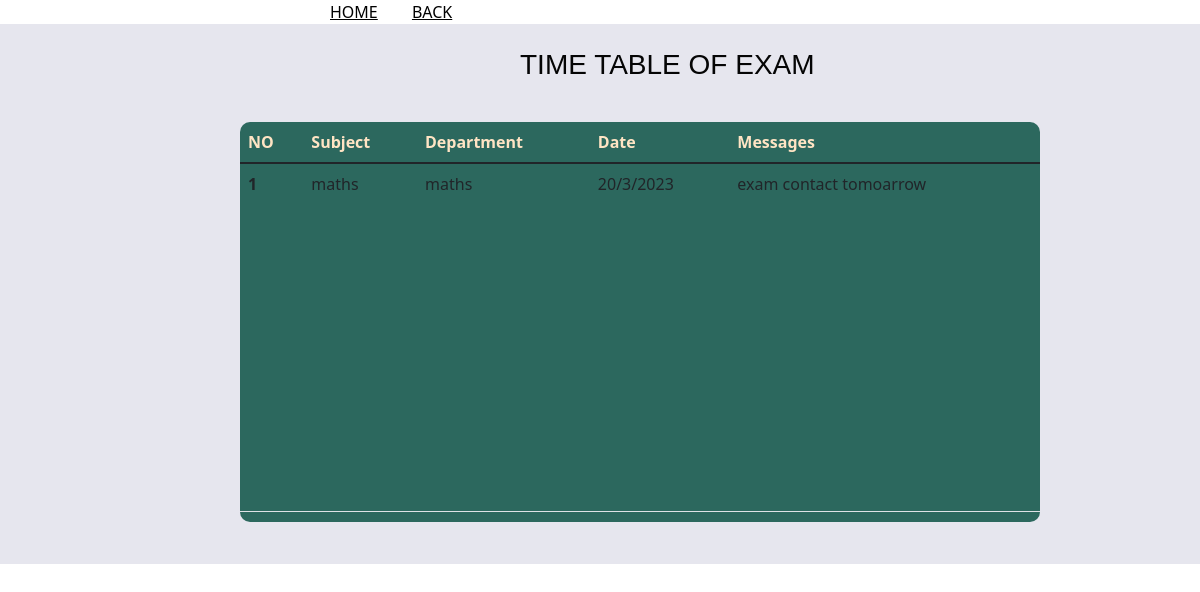
Page /stdnotification on the committed database.
### stdapplications/models.py (models this page shows)
class viewexamlist(models.Model):
    user=models.ForeignKey(User,on_delete=models.CASCADE)
    subject=models.CharField(max_length=250)
    department=models.CharField(max_length=250)
    date=models.CharField(max_length=250)
    messages=models.CharField(max_length=250)
    status=models.CharField(max_length=250)
    def __str__(self):
        return self.subject

### stdapplications/views.py (the view)
# urls.py: path('stdnotification',views.stdnotification,name='stdnotification'),
def stdnotification(request):
    exl=viewexamlist.objects.all()
    print(exl)
    for i in exl:
        print(i)
    return render(request,'viewexamstudent.html',{'data':exl})

### stdapplications/templates/viewexamstudent.html (shortened to what this page needs)
<!DOCTYPE html>
<html lang="en">
<head>
    <link href="https://cdn.jsdelivr.net/npm/bootstrap@5.1.3/dist/css/bootstrap.min.css" rel="stylesheet">
</head>
<body>
    <a href="{% url 'school' %}" style="margin-left: 300px;margin-top: 40px; padding: 30px; color: black;">HOME</a>
    <a href="{% url 'studentt' %}" style="color:black;">BACK</a>
    <div class="aa" style="height: 540px;width: 100%;background-color:rgb(230, 230, 238);"><br>
      <h3 style="align-items: center;margin-left: 520PX;color: rgb(5, 5, 5); font-family: 'Franklin Gothic Medium', 'Arial Narrow', Arial, sans-serif;">TIME TABLE OF EXAM</h3>
      <div class="bb" style="height: 400px;width: 800px;margin-top: 40px; display: flex;background-color: rgb(44, 104, 94);border-radius: 10PX;margin-left: 240PX;">
          <table class="table" style="margin-bottom: 10PX;">
              <thead>
                <tr>
                  <th scope="col" style="color: bisque;">NO</th>
                  <th scope="col" style="color: bisque;">Subject</th>
                  <th scope="col" style="color: bisque;">Department</th>
                  <th scope="col" style="color: bisque;">Date</th>
                  <th scope="col" style="color: bisque;">Messages</th>
                </tr>
              </thead>
              <tbody>
                <tr>
                  {% for i in data %}
                  {% if i.status == "1" %}
                  <th scope="row ">{{forloop.counter}}</th>
                  <td>{{i.subject}}</td>
                  <td>{{i.department}}</td>
                  <td>{{i.date}}</td>
                  <td>{{i.messages}}</td>
              </tbody>
              {% endif %}
              {% endfor %}
            </table>
      </div>
  </div>
</body>
</html>

### rows in the picture
viewexamlist: subject "maths", department "maths", date "20/3/2023", messages "exam contact tomoarrow"
